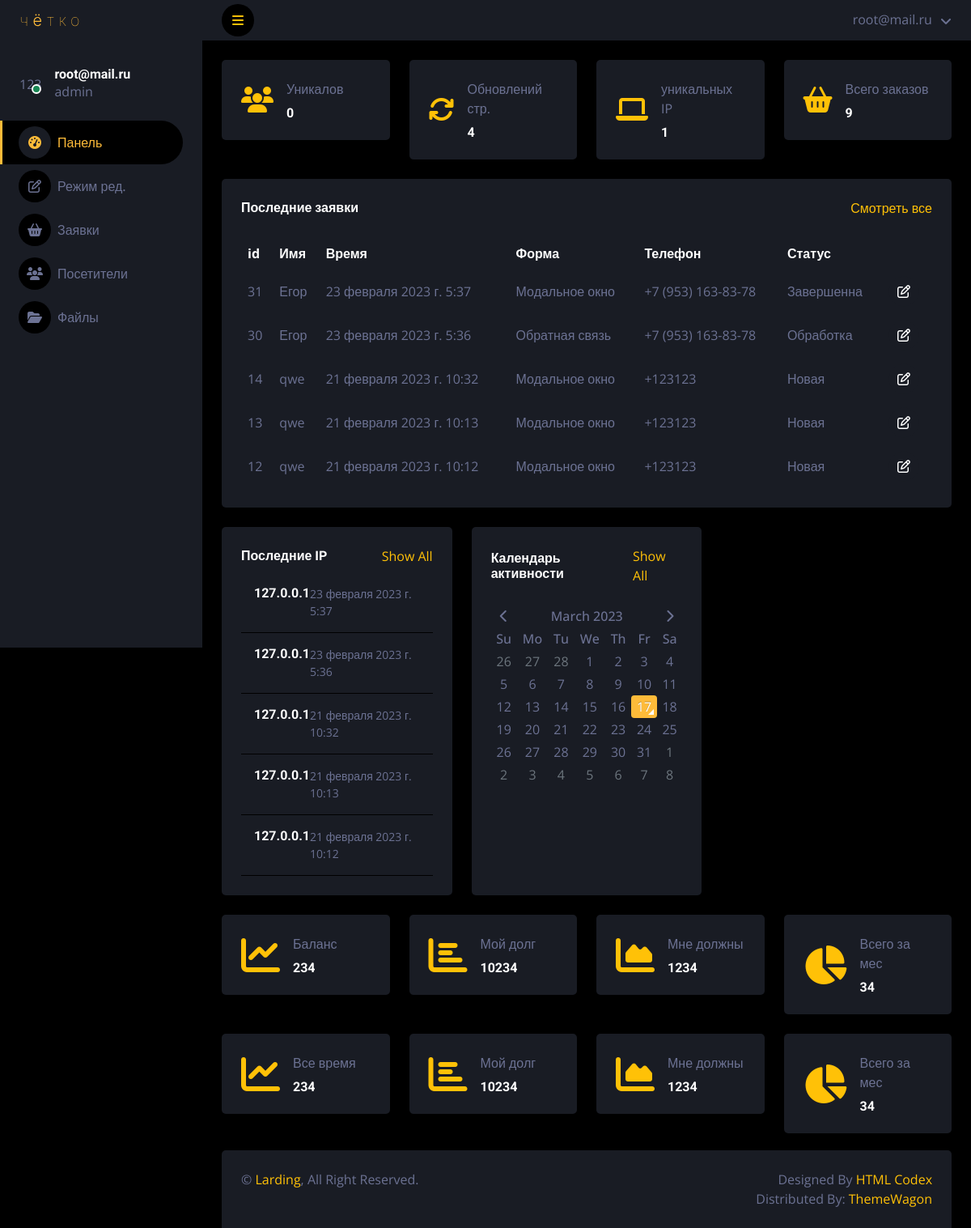
Before: /dashboard/ (signed in) with the older database file.
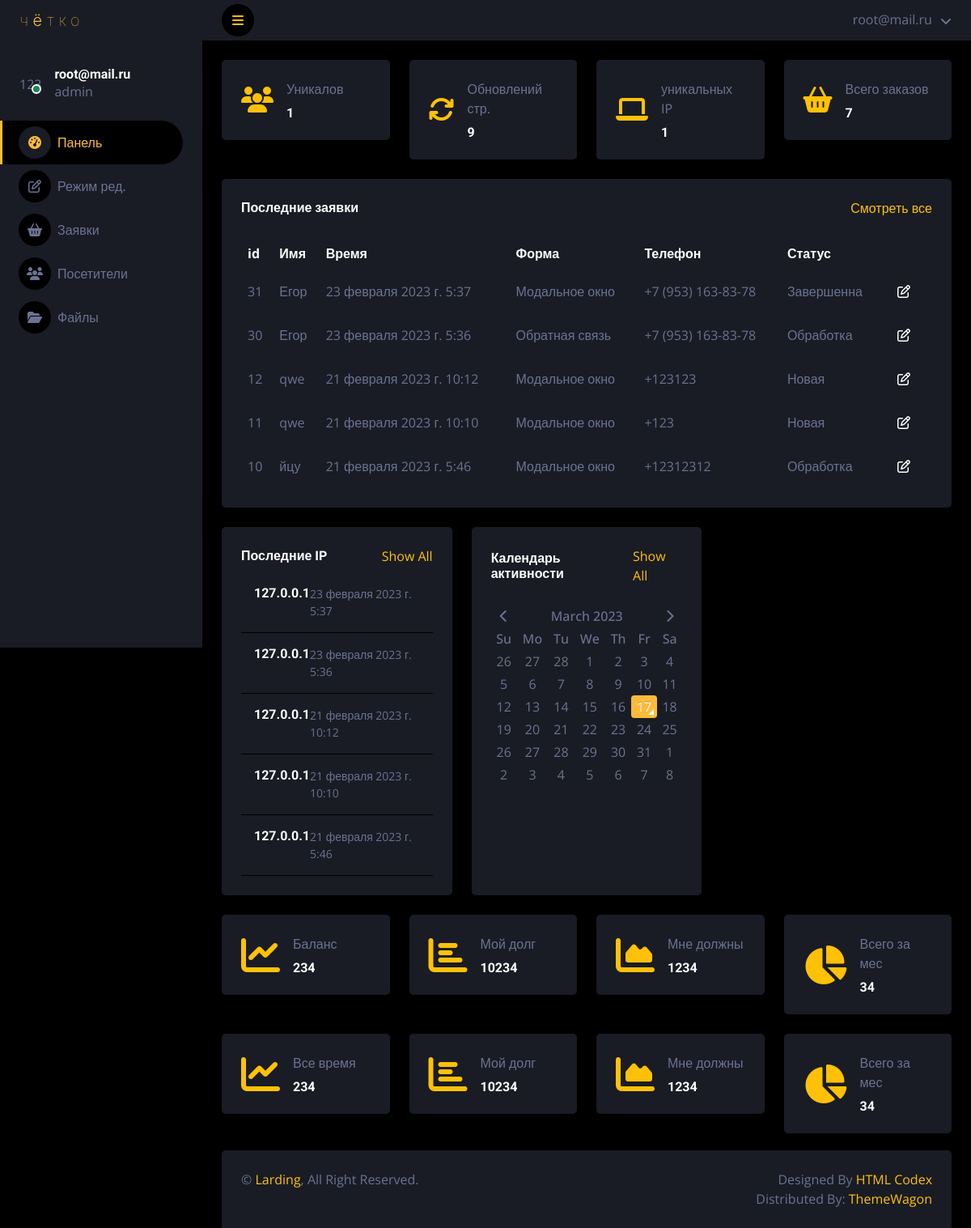
After: the same page with the newer database file.
### landing/models.py (models this page shows, shortened)
class bids(models.Model):
	STATUS_BID = [
        ('new', 'Новая'),
        ('processing', 'Обработка'),
        ('completed', 'Завершенна'),
    ]
	name = models.CharField(max_length=100, db_index=True,verbose_name="Имя",blank=True)
	last_name = models.CharField(max_length=100, db_index=True,verbose_name="Фамилия",blank=True)
	mail = models.CharField(max_length=100, db_index=True,verbose_name="Почта",blank=True)
	tel = models.CharField(max_length=100, db_index=True,verbose_name="Телефон",blank=True)
	message = models.TextField(db_index=True,verbose_name="Сообщение",null=True,blank=True)
	which = models.CharField(max_length=100, db_index=True,verbose_name="Форма отправки",blank=True)
	ip = models.CharField(max_length=100, db_index=True,verbose_name="IP",blank=True)
	country = models.CharField(max_length=100, db_index=True,verbose_name="Страна",blank=True)
	os = models.CharField(max_length=100, db_index=True,verbose_name="Операционная система",blank=True)
	browser = models.CharField(max_length=200, db_index=True,verbose_name="Браузер",blank=True)
	data = models.FileField(upload_to="files/%Y/%m/%d/",blank=True,verbose_name="Фаил")
	time_create = models.DateTimeField(auto_now_add=True,verbose_name="Время отправки",blank=True)
	time_update = models.DateTimeField(auto_now=True,verbose_name="Последнее обновление",blank=True)
	status = models.TextField(blank=True,verbose_name="Статус",choices=STATUS_BID)
	class Meta:
		verbose_name = 'Заявка'
		verbose_name_plural = 'Заявки'

### landing/views.py (the view)
# urls.py: path('dashboard/',DashboardPage.as_view(),name='dashboard'),
class DashboardPage(LoginRequiredMixin,DataMixin,ListView):
	model = landing
	template_name = 'accounts/darkpan/dashboard.html'
	context_object_name ='items'
	ordering = ['order']
	login_url = '/admin/'
	def get_context_data(self,*, object_list=None, **kwargs):
		context = super().get_context_data(**kwargs)
		print(self.request.user)
		context['user'] = self.request.user
		context['orders'] = bids.objects.order_by("-id")[0:5]
		context['orders_count'] =bids.objects.count()
		context['visitors_count'] = visitors.objects.filter(time_out='1').count()
		context['reload_page_count'] = visitors.objects.count()
		context['ip_count'] = visitors.objects.values('ip').distinct().count()
		c_def = self.get_user_context(title="Панель упровления",selected="landing:dashboard")
		context = dict(list(context.items())+list(c_def.items()))
		return context

### landing/utils.py (called while the page is built)
	def get_user_context(self, **kwargs):
		context = kwargs
		context['menu_admin']=[{'title':'Панель','url_name':'landing:dashboard','icon':'fa-tachometer-alt'},
							   {'title':'Режим ред.','url_name':'landing:edit','icon':'fa-edit'},
							   {'title':'Заявки','url_name':'landing:order','icon':'fa-shopping-basket'},
							   {'title':'Посетители','url_name':'landing:users','icon':'fa-users'},
							   {'title':'Файлы','url_name':'landing:files','icon':'fa-folder-open'},
			]
		return context

### landing/templates/accounts/darkpan/dashboard.html (shortened to what the changed rows need)
{% extends "accounts/darkpan/base.html" %}
{% block content %}
            <div class="container-fluid pt-4 px-4">
                <div class="row g-4">
                    <div class="col-sm-6 col-xl-3">
                        <div class="bg-secondary rounded d-flex align-items-center justify-content-start p-4">
                            <div class="ms-3">
                                <p class="mb-2">Уникалов</p>
                                <h6 class="mb-0">{{visitors_count}}</h6>
                            </div>
                        </div>
                    </div>
                    <div class="col-sm-6 col-xl-3">
                        <div class="bg-secondary rounded d-flex align-items-center justify-content-start p-4">
                            <div class="ms-3">
                                <p class="mb-2">Обновлений стр.</p>
                                <h6 class="mb-0">{{reload_page_count}}</h6>
                            </div>
                        </div>
                    </div>
                    <div class="col-sm-6 col-xl-3">
                        <div class="bg-secondary rounded d-flex align-items-center justify-content-start p-4">
                            <div class="ms-3">
                                <p class="mb-2">Всего заказов</p>
                                <h6 class="mb-0">{{orders_count}}</h6>
                            </div>
                        </div>
                    </div>
                </div>
            </div>
            <div class="container-fluid pt-4 px-4">
                <div class="bg-secondary text-center rounded p-4">
                    <div class="table-responsive">
                        <table class="table text-start align-middle table-borderless table-hover mb-0">
                            <thead>
                                <tr class="text-white">
                                    <th scope="col">id</th>
                                    <th scope="col">Имя</th>
                                    <th scope="col">Время</th>
                                    <th scope="col">Форма</th>
                                    <th scope="col">Телефон</th>
                                    <th scope="col">Статус</th>
                                    <th scope="col"></th>
                                </tr>
                            </thead>
                            <tbody>
                                {% for item in orders %}
                                    <tr>
                                        <td>{{ item.id }}</td>
                                        <td>{{ item.name }}</td>
                                        <td>{{ item.time_create }}</td>
                                        <td>{{ item.which }}</td>
                                        <td>{{ item.tel }}</td>
                                        {% for itemme in item.STATUS_BID %}
                                            {% if item.status in itemme.0 %}
                                                <td>{{ itemme.1 }}</td>
                                            {% endif %}
                                        {% endfor %}
                                        <td>
                                            <button type="button" class="btn btn-square btn-secondary getorder" data-bs-toggle="modal" data-bs-target="#exampleModal" data-id-order="{{ item.id }}" data-path="/orders/{{ item.id }}/">
                                                <i class="fa-regular fa-pen-to-square"></i>
                                            </button>
                                        </td>
                                    </tr>
                                {% endfor %}
                            </tbody>
                        </table>
                    </div>
                </div>
            </div>
            <div class="container-fluid pt-4 px-4">
                <div class="row g-4">
                    <div class="col-sm-12 col-md-6 col-xl-4">
                        <div class="h-100 bg-secondary rounded p-4">
                            {% for item in orders %}
                                <div class="d-flex align-items-center border-bottom py-3">
                                    <div class="w-100 ms-3">
                                        <div class="d-flex w-100 justify-content-between">
                                            <h6 class="mb-0">{{ item.ip }}</h6>
                                            <small>{{ item.time_create }}</small>
                                        </div>
                                    </div>
                                </div>
                            {% endfor %}
                        </div>
                    </div>
                </div>
            </div>
{% endblock %}

### landing/templates/accounts/darkpan/base.html (shortened to what this page needs)
{% load static %}
<!DOCTYPE html>
<html lang="en">
<head>
    <link href="{% static 'accounts/'%}lib/owlcarousel/assets/owl.carousel.min.css" rel="stylesheet">
    <link href="{% static 'accounts/'%}lib/tempusdominus/css/tempusdominus-bootstrap-4.min.css" rel="stylesheet" />
    <link href="{% static 'accounts/'%}css/bootstrap.min.css" rel="stylesheet">
    <link href="{% static 'accounts/'%}css/style.css" rel="stylesheet">
</head>
<body>
    <div class="container-fluid position-relative d-flex p-0">
        <div class="sidebar pe-4 pb-3">
            <nav class="navbar bg-secondary navbar-dark">
                <a href="{% url 'landing:home' %}" class="d-flex align-items-center navbar-brand mx-4 mb-3 w-100">
                    <img src="{% static 'accounts/'%}img/logo.svg">
                </a>
                <div class="d-flex align-items-center ms-4 mb-4 mt-4 w-100">
                    <div class="position-relative">
                        <div class="rounded-circle">123</div>
                        <div class="bg-success rounded-circle border border-2 border-white position-absolute end-0 bottom-0 p-1"></div>
                    </div>
                    <div class="ms-3">
                        <h6 class="mb-0">{{ user.email }}</h6>
                        {% if user.is_superuser %}
                            <span>admin</span>
                        {% else %}
                            <span>no admin</span>
                        {% endif %}
                    </div>
                </div>
                <div class="navbar-nav w-100">
                    {% for item in menu_admin %}
                        {% if item.url_name == selected %}
                            <a href="{% url item.url_name %}" class="nav-item nav-link active"><i class="fa {{ item.icon }} me-2"></i>{{ item.title }}</a>
                        {% else %}
                            <a href="{% url item.url_name %}" class="nav-item nav-link"><i class="fa {{ item.icon }} me-2"></i>{{ item.title }}</a>
                        {% endif %}
                    {% endfor %}
                </div>
            </nav>
        </div>
        <div class="content ">
            <nav class="navbar navbar-expand bg-secondary navbar-dark sticky-top px-4 py-0">
                <a href="#" class="sidebar-toggler flex-shrink-0">
                    <i class="fa fa-bars"></i>
                </a>
                <div class="navbar-nav align-items-center ms-auto">
                    <div class="nav-item dropdown">
                        <a href="#" class="nav-link dropdown-toggle" data-bs-toggle="dropdown">
                            <span class="d-none d-lg-inline-flex">{{ user.email }}</span>
                        </a>
                    </div>
                </div>
            </nav>
            {% block content %}
            {% endblock %}
            <div class="mt-auto position-sticky top-100" style="margin-top: 117px !important;">
                <div class="container-fluid pt-4 px-4 position-absolute bottom-0"  >
                    <div class="bg-secondary rounded-top p-4" >
                        <div class="row" >
                            <div class="col-12 col-sm-6 text-center text-sm-start">
                                &copy; <a href="#">Larding</a>, All Right Reserved.
                            </div>
                            <div class="col-12 col-sm-6 text-center text-sm-end">
                                Designed By <a href="https://htmlcodex.com">HTML Codex</a>
                                <br>Distributed By: <a href="https://themewagon.com" target="_blank">ThemeWagon</a>
                            </div>
                        </div>
                    </div>
                </div>
            </div>
        </div>
    </div>
</body>
</html>

Changed rows visible on the page:
removed bids: id "14", name "qwe", time_create "21 февраля 2023 г. 10:32", which "Модальное окно", tel "+123123", itemme "Новая", ip "127.0.0.1"
removed bids: id "13", name "qwe", time_create "21 февраля 2023 г. 10:13", which "Модальное окно", tel "+123123", itemme "Новая", ip "127.0.0.1"
now on this page (row unchanged): bids: id "11", name "qwe", time_create "21 февраля 2023 г. 10:10", which "Модальное окно", tel "+123", itemme "Новая", ip "127.0.0.1"
now on this page (row unchanged): bids: id "10", name "йцу", time_create "21 февраля 2023 г. 5:46", which "Модальное окно", tel "+12312312", itemme "Обработка", ip "127.0.0.1"
Other visible differences:
{{ visitors_count }}: "0" → "1"
{{ reload_page_count }}: "4" → "9"
{{ orders_count }}: "9" → "7"
